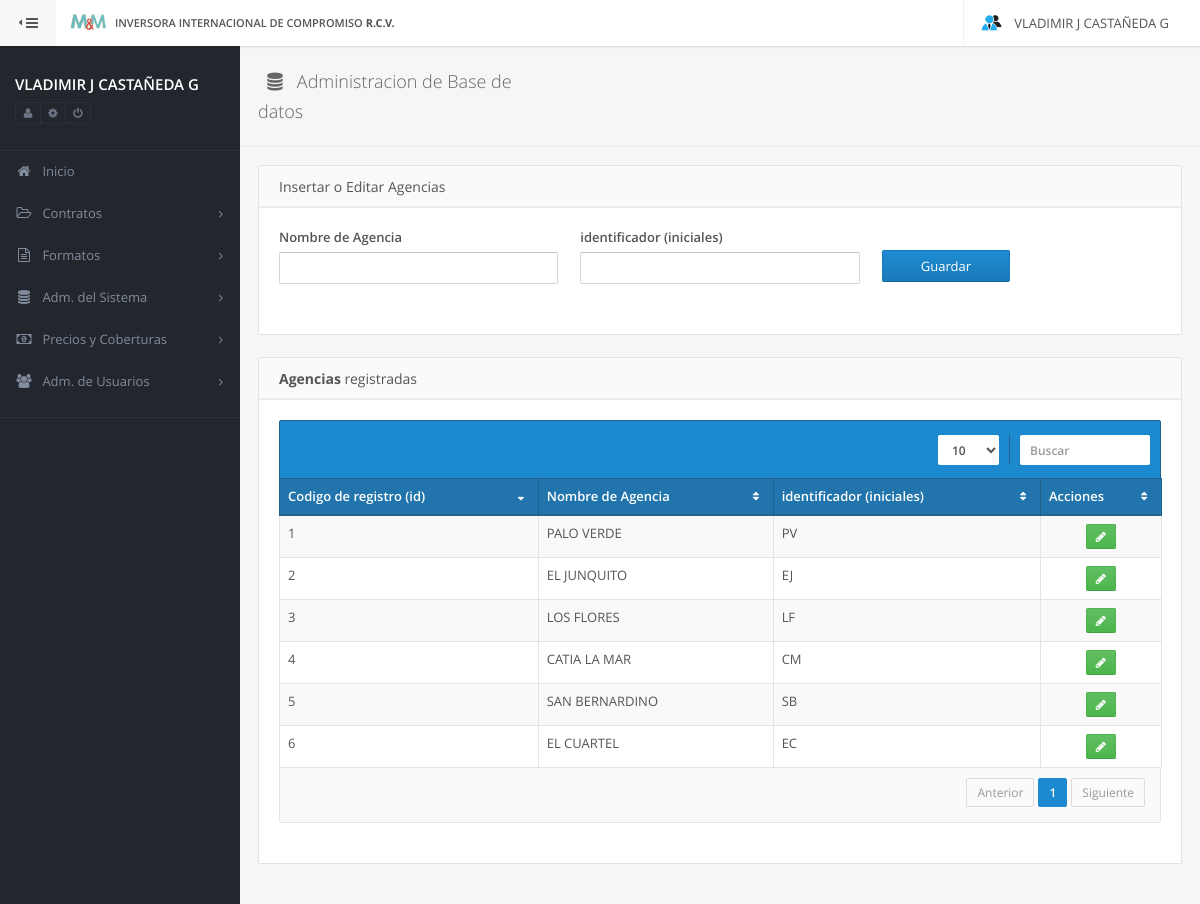
The app's page /config/agencias (signed in) with its own data.
### tables this page shows
CREATE TABLE IF NOT EXISTS `agencias` (
  `id` INT NOT NULL AUTO_INCREMENT,
  `nombre_ag` VARCHAR(60) NOT NULL,
  `identificador` VARCHAR(45) NOT NULL,
  PRIMARY KEY (`id`));

### index.php (called while the page is built, shortened)
<?php
	try {
		require_once APP_PATH . 'Model.php';
		require_once APP_PATH . 'DataBase.php';
		Site::run(new Request);
	} catch (Exception $e) {
		echo $e->getMessage();
	}
?>

### protected/app/Model.php (called while the page is built, shortened)
<?php
	class Model{
		public function __construct() {
			$this->_db = new DataBase();
		}
	}
?>

### protected/app/DataBase.php (called while the page is built, shortened)
<?php
	class DataBase extends PDO {
		public function __construct() {
			$options = array(
							PDO::ATTR_PERSISTENT => TRUE,
							PDO::ATTR_ERRMODE 	 => PDO::ERRMODE_EXCEPTION,
    						PDO::MYSQL_ATTR_INIT_COMMAND => "SET NAMES utf8"
					  );
		}
	}
?>

### protected/models/configModel.php (called while the page is built, shortened)
<?php
	class configModel extends Model {
		public function getReferenceData( $type ) {
			if (array_key_exists($type, $cases)) {
				$query = $cases[$type];
			}else {
				throw new Exception('Tipo de Solicitud no existente (configModel-getReferenceData)');
				exit();
			}
			$this->_query = 'SELECT '.$query;
			$data = $this->_db->query($this->_query);
			try {
				$this->_db->beginTransaction();
					$result = $data->fetchAll(PDO::FETCH_ASSOC);
				$this->_db->commit();
			}
			catch (Exception $e) {
				$this->_db->rollBack();
				echo "Error :: ".$e->getMessage();
				exit();
			}
			return $result;
		}
	}
?>

### protected/views/config/agencias.phtml (the view, shortened to what this page needs)
<div class="row">
	<div class="col-md-12">
		<form id="config_agencias" action="<?php echo BASE_URL.'config/agencias'; ?>" method="post" class="form-horizontal">
			<div class="panel">
				<div class="panel-heading">
					<span class="panel-title">Insertar o Editar Agencias</span>
				</div>
				<div class="panel-body">
					<div class="row clone">
						<div class="col-sm-4">
							<div class="form-group no-margin-hr">
								<label><?php echo utf8_encode('Nombre de Agencia'); ?></label>
								<input
									type="text"
									class="form-control data"
									id="nombre_ag"
									name="nombre_ag"
								>
							</div>
						</div>
						<div class="col-sm-4">
							<div class="form-group no-margin-hr">
								<label><?php echo utf8_encode('identificador (iniciales)'); ?></label>
								<input
									type="text"
									class="form-control data2"
									id="identificador"
									name="identificador"
								>
							</div>
						</div>
						<div class="col-sm-2">
							<div class="form-group no-margin-hr" style="padding-top: 22px;">
								<button type="submit" class="form-control btn btn-primary">Guardar</button>
							</div>
						</div>
						<div class="col-sm-2">
							<div class="form-group no-margin-hr" style="padding-top: 22px;">
							</div>
						</div>
					</div>
				</div>
			</div>
		</form>
		<div class="panel">
			<div class="panel-heading">
				<span class="panel-title"><?php echo utf8_encode('<strong>Agencias</strong> registradas')?></span>
			</div>
			<div class="panel-body">
				<div class="table-primary">
					<?php if (isset($this->data)):?>
					<table cellpadding="0" cellspacing="0" border="0" class="table table-striped table-bordered" id="tbTipoPers">
						<thead>
							<tr>
								<th>Codigo de registro (id)</th>
								<th>Nombre de Agencia</th>
								<th>identificador (iniciales)</th>
								<th>Acciones</th>
							</tr>
						</thead>
						<tbody>
						<?php for ($i = 0; $i < count($this->data); $i++):?>
							<tr class="gradeA">
								<td><?php echo $this->data[$i]['id']; ?></td>
								<td><?php echo $this->data[$i]['nombre_ag']; ?></td>
								<td><?php echo $this->data[$i]['identificador']; ?></td>
								<td style="text-align: center;">
									<button
										class="btn btn-success btn-sm btn-action update"
										id="<?php echo $this->data[$i]['id']; ?>"
										name="<?php echo $this->data[$i]['nombre_ag']; ?>"
										accesskey="<?php echo $this->data[$i]['identificador']; ?>"
									>
										<span class="fa fa-pencil"></span>
									</button>
								</td>
							</tr>
						<?php endfor;?>
						</tbody>
					</table>
					<?php else:?>
						<pre>No existen datos en esta Tabla</pre>
					<?php endif;?>
				</div>
			</div>
		</div>
	</div>
</div>

### public/css/custom.css (style rules this page uses)
.btn-action { margin: 0px 10px 0px 10px; }

### records on screen
agencias: id "1", nombre_ag "PALO VERDE", identificador "PV"
agencias: id "2", nombre_ag "EL JUNQUITO", identificador "EJ"
agencias: id "3", nombre_ag "LOS FLORES", identificador "LF"
agencias: id "4", nombre_ag "CATIA LA MAR", identificador "CM"
agencias: id "5", nombre_ag "SAN BERNARDINO", identificador "SB"
agencias: id "6", nombre_ag "EL CUARTEL", identificador "EC"

### other values on screen
APP_NAME "INVERSORA INTERNACIONAL DE COMPROMISO R.C.V."
Session::get('name') "VLADIMIR J"
Session::get('last_name') "CASTAÑEDA G"
$_view_params['menu'][$i]['title'] "Inicio"
$_view_params['menu'][$i]['title'] "Contratos"
$_view_params['menu'][$i]['title'] "Formatos"
$_view_params['menu'][$i]['title'] "Adm. del Sistema"
$_view_params['menu'][$i]['title'] "Precios y Coberturas"
$_view_params['menu'][$i]['title'] "Adm. de Usuarios"
utf8_encode( $this->titleHead ) "Administracion de Base de datos"
utf8_encode('Nombre de Agencia') "Nombre de Agencia"
utf8_encode('identificador (iniciales)') "identificador (iniciales)"
utf8_encode('<strong>Agencias</strong> registradas') "Agencias registradas"
